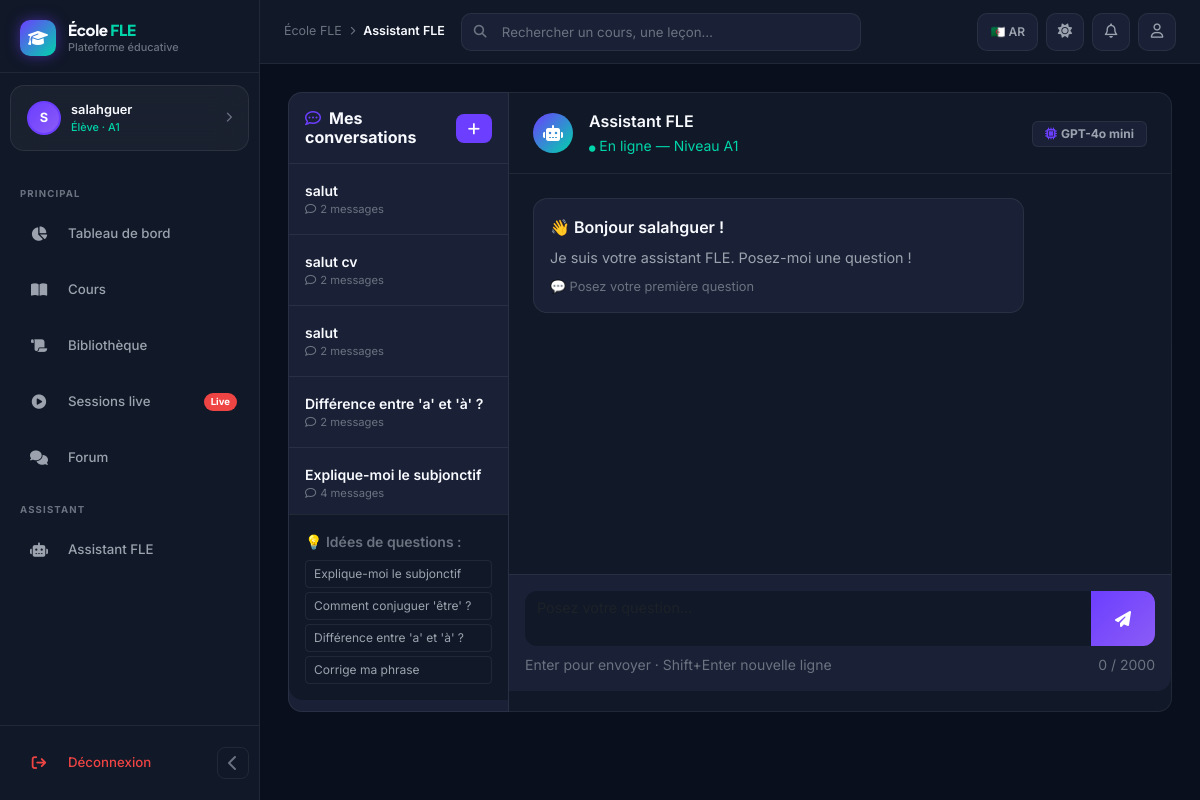
The app's page /ai/chatbot/ (signed in) with its own data.
### apps/accounts/models.py (models this page shows, shortened)
class User(AbstractUser):
    class Role(models.TextChoices):
        ADMIN = 'admin', _('Administrateur')
        TEACHER = 'teacher', _('Enseignant')
        STUDENT = 'student', _('Élève')
        GUEST = 'guest', _('Visiteur')
    class Level(models.TextChoices):
        A1 = 'A1', 'A1 - Débutant'
        A2 = 'A2', 'A2 - Élémentaire'
        B1 = 'B1', 'B1 - Intermédiaire'
    role = models.CharField(
        max_length=20,
        choices=Role.choices,
        default=Role.STUDENT,
        verbose_name=_('Rôle'),
    )
    bio = models.TextField(blank=True, verbose_name=_('Biographie'))
    avatar = models.ImageField(
        upload_to='avatars/',
        null=True,
        blank=True,
        verbose_name=_('Avatar'),
    )
    level = models.CharField(
        max_length=5,
        choices=Level.choices,
        default=Level.A1,
        blank=True,
        verbose_name=_('Niveau'),
    )
    phone = models.CharField(max_length=20, blank=True, verbose_name=_('Téléphone'))
    date_of_birth = models.DateField(null=True, blank=True, verbose_name=_('Date de naissance'))
    preferred_language = models.CharField(
        max_length=5,
        choices=[('fr', 'Français'), ('ar', 'العربية')],
        default='fr',
        verbose_name=_('Langue préférée'),
    )
    is_email_verified = models.BooleanField(default=False)
    created_at = models.DateTimeField(auto_now_add=True)
    updated_at = models.DateTimeField(auto_now=True)
    specialization = models.CharField(max_length=200, blank=True, verbose_name=_('Spécialisation'))
    years_experience = models.PositiveSmallIntegerField(null=True, blank=True)
    class Meta:
        verbose_name = _('Utilisateur')
        verbose_name_plural = _('Utilisateurs')
        ordering = ['-date_joined']
    @property
    def is_teacher(self):
        return self.role == self.Role.TEACHER
    @property
    def is_student(self):
        return self.role == self.Role.STUDENT
    @property
    def is_platform_admin(self):
        return self.role == self.Role.ADMIN or self.is_superuser

### apps/ai_tools/models.py (models this page shows, shortened)
class ChatbotSession(models.Model):
    user = models.ForeignKey(settings.AUTH_USER_MODEL, on_delete=models.CASCADE, related_name='chatbot_sessions')
    title = models.CharField(max_length=200, blank=True, default='Nouvelle conversation')
    created_at = models.DateTimeField(auto_now_add=True)
    updated_at = models.DateTimeField(auto_now=True)
    total_messages = models.PositiveSmallIntegerField(default=0)
    tokens_used = models.PositiveIntegerField(default=0)
    class Meta:
        ordering = ['-updated_at']
        verbose_name = _('Session chatbot')

### apps/ai_tools/views.py (the view)
# urls.py: path('chatbot/', views.chatbot_view, name='chatbot'),
@login_required
def chatbot_view(request):
    sessions = ChatbotSession.objects.filter(user=request.user).order_by('-updated_at')
    context = {
        'sessions': sessions,
        'current_session': None,
        'messages_list': [],
    }
    return render(request, 'ai_tools/chatbot.html', context)

### templates/ai_tools/chatbot.html (shortened to what this page needs)
{% extends 'base_dashboard.html' %}
{% load static %}
{% block breadcrumb %}Assistant FLE{% endblock %}
{% block content %}
<div class="row g-0" style="height: calc(100vh - 180px);">
  <div class="col-md-3 d-flex flex-column" style="background:var(--bg-card);border:1px solid var(--border);border-radius:var(--radius-md) 0 0 var(--radius-md);">
    <div class="p-3 border-bottom d-flex justify-content-between align-items-center" style="border-color:var(--border) !important;">
      <h6 class="mb-0 fw-bold" style="color:var(--text-primary);">
        <i class="fa-regular fa-comment-dots me-2" style="color:var(--violet);"></i>Mes conversations
      </h6>
      <button class="btn btn-sm" id="newSessionBtn" style="background:var(--violet);color:#fff;border:none;border-radius:8px;padding:4px 12px;">
        <i class="fa-solid fa-plus"></i>
      </button>
    </div>
    <div class="overflow-auto flex-grow-1" style="max-height:350px;">
      {% for sess in sessions %}
      <a href="{% url 'ai_tools:chatbot_session' sess.pk %}"
         class="d-block p-3 border-bottom text-decoration-none" style="border-color:var(--border) !important;{% if current_session.pk == sess.pk %}background:var(--violet-dim);{% endif %}">
        <div class="text-truncate small fw-semibold" style="color:var(--text-primary);">{{ sess.title|truncatechars:30 }}</div>
        <div style="color:var(--text-muted);font-size:.7rem;">
          <i class="fa-regular fa-comment me-1"></i>{{ sess.total_messages }} messages
        </div>
      </a>
      {% empty %}
      <div class="text-center p-4 small" style="color:var(--text-muted);">
        <i class="fa-regular fa-comment-dots" style="font-size:2rem;display:block;margin-bottom:12px;opacity:.25;"></i>
        Aucune conversation
      </div>
      {% endfor %}
    </div>
    <div class="p-3 border-top" style="border-color:var(--border) !important;background:var(--bg-surface);border-radius:0 0 0 var(--radius-md);">
      <p class="small mb-2 fw-semibold" style="color:var(--text-muted);">💡 Idées de questions :</p>
      <div class="d-flex flex-column gap-1">
        <button class="btn btn-outline-secondary btn-sm text-start quick-tip" style="font-size:.75rem;border-color:var(--border);color:var(--text-secondary);width:100%;">
          Explique-moi le subjonctif
        </button>
        <button class="btn btn-outline-secondary btn-sm text-start quick-tip" style="font-size:.75rem;border-color:var(--border);color:var(--text-secondary);width:100%;">
          Comment conjuguer 'être' ?
        </button>
        <button class="btn btn-outline-secondary btn-sm text-start quick-tip" style="font-size:.75rem;border-color:var(--border);color:var(--text-secondary);width:100%;">
          Différence entre 'a' et 'à' ?
        </button>
        <button class="btn btn-outline-secondary btn-sm text-start quick-tip" style="font-size:.75rem;border-color:var(--border);color:var(--text-secondary);width:100%;">
          Corrige ma phrase
        </button>
      </div>
    </div>
  </div>
  <div class="col-md-9 d-flex flex-column" style="background:var(--bg-surface);border:1px solid var(--border);border-left:none;border-radius:0 var(--radius-md) var(--radius-md) 0;">
    <div class="px-4 py-3 border-bottom d-flex align-items-center justify-content-between" style="border-color:var(--border) !important;">
      <div class="d-flex align-items-center gap-3">
        <div style="width:40px;height:40px;border-radius:50%;background:linear-gradient(135deg,var(--violet),var(--mint));display:flex;align-items:center;justify-content:center;color:#fff;">
          <i class="fa-solid fa-robot"></i>
        </div>
        <div>
          <div class="fw-semibold" style="color:var(--text-primary);">Assistant FLE</div>
          <small style="color:var(--mint);"><i class="fa-solid fa-circle" style="font-size:.4rem;"></i> En ligne — Niveau {{ request.user.level|default:"A1" }}</small>
        </div>
      </div>
      <div>
        <span class="badge" style="background:var(--bg-card);color:var(--text-secondary);border:1px solid var(--border);padding:6px 12px;">
          <i class="fa-solid fa-microchip me-1" style="color:var(--violet);"></i>GPT-4o mini
        </span>
      </div>
    </div>
    <div id="chatbotMessages" class="flex-grow-1 overflow-auto p-4 d-flex flex-column gap-3" style="max-height:400px;">
      {% if messages_list %}
        {% for msg in messages_list %}
          {% if msg.role != 'system' %}
            {% if msg.role == 'user' %}
            <div class="p-3" style="max-width:80%;align-self:flex-end;background:var(--violet);border-radius:var(--radius-md) var(--radius-md) 0 var(--radius-md);color:#fff;">
              {{ msg.content|linebreaks }}
            </div>
            {% else %}
            <div class="p-3" style="max-width:80%;background:var(--bg-card);border-radius:var(--radius-md) var(--radius-md) var(--radius-md) 0;border:1px solid var(--border);color:var(--text-secondary);">
              {{ msg.content|linebreaks }}
            </div>
            {% endif %}
          {% endif %}
        {% endfor %}
      {% else %}
      <div class="p-3" style="max-width:80%;background:var(--bg-card);border-radius:var(--radius-md);border:1px solid var(--border);">
        <div style="font-weight:600;color:var(--text-primary);">
          👋 Bonjour {{ request.user.first_name|default:request.user.username }} !
        </div>
        <div style="color:var(--text-secondary);margin-top:8px;font-size:.9rem;">
          Je suis votre assistant FLE. Posez-moi une question !
        </div>
        <div style="color:var(--text-muted);font-size:.8rem;margin-top:8px;">💬 Posez votre première question</div>
      </div>
      {% endif %}
    </div>
    <div class="p-3 border-top" style="border-color:var(--border) !important;background:var(--bg-card);border-radius:0 0 var(--radius-md) 0;">
      <form id="chatbotForm" method="post" action="{% url 'ai_tools:send_chatbot_message' %}">
        <div class="input-group">
          <textarea id="chatbotInput" name="message" class="form-control border-0 shadow-none" placeholder="Posez votre question..." rows="2" style="resize:none;border-radius:12px 0 0 12px !important;background:var(--bg-surface);color:var(--text-primary);font-size:.9rem;" maxlength="2000"></textarea>
          <button type="submit" class="btn px-4" style="background:linear-gradient(135deg,var(--violet),var(--violet-light));color:#fff;border:none;border-radius:0 12px 12px 0 !important;">
            <i class="fa-solid fa-paper-plane"></i>
          </button>
        </div>
        <div class="d-flex justify-content-between align-items-center mt-2">
          <small style="color:var(--text-muted);">Enter pour envoyer · Shift+Enter nouvelle ligne</small>
          <small style="color:var(--text-muted);" id="charCount">0 / 2000</small>
        </div>
      </form>
    </div>
  </div>
</div>
{% endblock %}

### templates/base_dashboard.html (shortened to what this page needs)
{% load static %}
<!DOCTYPE html>
<html lang="{{ LANGUAGE_CODE|default:'fr' }}" dir="{% if LANGUAGE_CODE == 'ar' %}rtl{% else %}ltr{% endif %}" data-theme="dark">
<head>
  <link href="https://cdn.jsdelivr.net/npm/bootstrap@5.3.3/dist/css/bootstrap.min.css" rel="stylesheet">
  <link href="https://cdnjs.cloudflare.com/ajax/libs/font-awesome/6.5.1/css/all.min.css" rel="stylesheet">
</head>
<body>
<aside class="sidebar" id="sidebar">
  <a href="{% url 'home' %}" class="sidebar-brand">
    <div class="sidebar-brand-icon"><i class="fa-solid fa-graduation-cap"></i></div>
    <div class="sidebar-brand-text">
      <div class="brand-name">École <span style="color:var(--mint)">FLE</span></div>
      <div class="brand-sub">Plateforme éducative</div>
    </div>
  </a>
  <div class="sidebar-user" onclick="window.location='{% url 'accounts:profile' %}'">
    <div class="sidebar-user-avatar-placeholder">
      {{ request.user.first_name|first|default:request.user.username|first|upper }}
    </div>
    <div class="sidebar-user-info">
      <div class="sidebar-user-name">{{ request.user.get_full_name|default:request.user.username }}</div>
      <div class="sidebar-user-role">
        {% if request.user.is_teacher %}Enseignant
        {% elif request.user.is_platform_admin %}Administrateur
        {% else %}Élève · {{ request.user.level }}{% endif %}
      </div>
    </div>
    <i class="fa-solid fa-chevron-right sidebar-user-chevron" style="color:var(--text-muted);font-size:.65rem;"></i>
  </div>
  <nav class="sidebar-nav">
    <div class="sidebar-section-label">Principal</div>
    <a href="{% url 'accounts:dashboard' %}" class="nav-item-link {% block nav_dashboard %}{% endblock %}">
      <div class="nav-item-icon"><i class="fa-solid fa-chart-pie"></i></div>
      <span class="nav-label">Tableau de bord</span>
    </a>
    <a href="{% url 'courses:list' %}" class="nav-item-link {% block nav_courses %}{% endblock %}">
      <div class="nav-item-icon"><i class="fa-solid fa-book-open"></i></div>
      <span class="nav-label">Cours</span>
    </a>
    <a href="{% url 'courses:library' %}" class="nav-item-link {% block nav_library %}{% endblock %}">
      <div class="nav-item-icon"><i class="fa-solid fa-scroll"></i></div>
      <span class="nav-label">Bibliothèque</span>
    </a>
    <a href="{% url 'live_stream:list' %}" class="nav-item-link {% block nav_live %}{% endblock %}">
      <div class="nav-item-icon"><i class="fa-solid fa-circle-play"></i></div>
      <span class="nav-label">Sessions live</span>
      <span class="nav-badge" style="background:var(--red);">Live</span>
    </a>
    <a href="{% url 'courses:forum' %}" class="nav-item-link {% block nav_forum %}{% endblock %}">
      <div class="nav-item-icon"><i class="fa-solid fa-comments"></i></div>
      <span class="nav-label">Forum</span>
    </a>
    {% if request.user.is_student %}
    <div class="sidebar-section-label">Assistant</div>
    <a href="/ai/chatbot/" class="nav-item-link">
        <div class="nav-item-icon"><i class="fa-solid fa-robot"></i></div>
        <span class="nav-label">Assistant FLE</span>
    </a>
    {% endif %}
  </nav>
  <div class="sidebar-footer">
    <div class="d-flex align-items-center justify-content-between">
      <a href="{% url 'accounts:logout' %}" class="nav-item-link" style="flex:1; color:var(--red); margin:0;">
        <div class="nav-item-icon"><i class="fa-solid fa-arrow-right-from-bracket"></i></div>
        <span class="nav-label">Déconnexion</span>
      </a>
      <button class="sidebar-toggle" id="sidebarToggle" title="Réduire la sidebar">
        <i class="fa-solid fa-chevron-left" id="sidebarToggleIcon"></i>
      </button>
    </div>
  </div>
</aside>
<div class="main-wrapper" id="mainWrapper">
  <header class="topbar">
    <div class="d-none d-md-flex align-items-center gap-2" style="color:var(--text-muted); font-size:.78rem;">
      <span>École FLE</span>
      <i class="fa-solid fa-chevron-right" style="font-size:.55rem;"></i>
      <span style="color:var(--text-primary); font-weight:600;">{% block breadcrumb %}Dashboard{% endblock %}</span>
    </div>
    <div class="topbar-search d-none d-md-block">
      <i class="fa-solid fa-magnifying-glass search-icon"></i>
      <input type="text" placeholder="Rechercher un cours, une leçon…">
    </div>
    <div class="topbar-actions">
      <form action="{% url 'set_language' %}" method="post">
        {% if LANGUAGE_CODE == 'fr' %}
          <button type="submit" class="lang-btn">🇩🇿 AR</button>
        {% else %}
          <input type="hidden" name="language" value="fr">
          <button type="submit" class="lang-btn">🇫🇷 FR</button>
        {% endif %}
      </form>
      <button class="theme-toggle-btn" id="themeToggle" title="Changer le thème">
        <i class="fa-solid fa-moon" id="themeIcon"></i>
      </button>
      <a href="{% url 'accounts:notifications' %}" class="topbar-btn">
        <i class="fa-regular fa-bell"></i>
      </a>
      <a href="{% url 'accounts:profile' %}" class="topbar-btn">
        <i class="fa-regular fa-user"></i>
      </a>
    </div>
  </header>
  <main class="page-content">
    {% block content %}{% endblock %}
  </main>
</div>
</body>
</html>

### records on screen
User: user.first_name|first "S", user.get_full_name "salahguer", user.level "A1", user.first_name "salahguer"
ChatbotSession: title "salut", total_messages "2"
ChatbotSession: title "salut cv", total_messages "2"
ChatbotSession: title "salut", total_messages "2"
ChatbotSession: title "Différence entre 'a' et 'à' ?", total_messages "2"
ChatbotSession: title "Explique-moi le subjonctif", total_messages "4"
